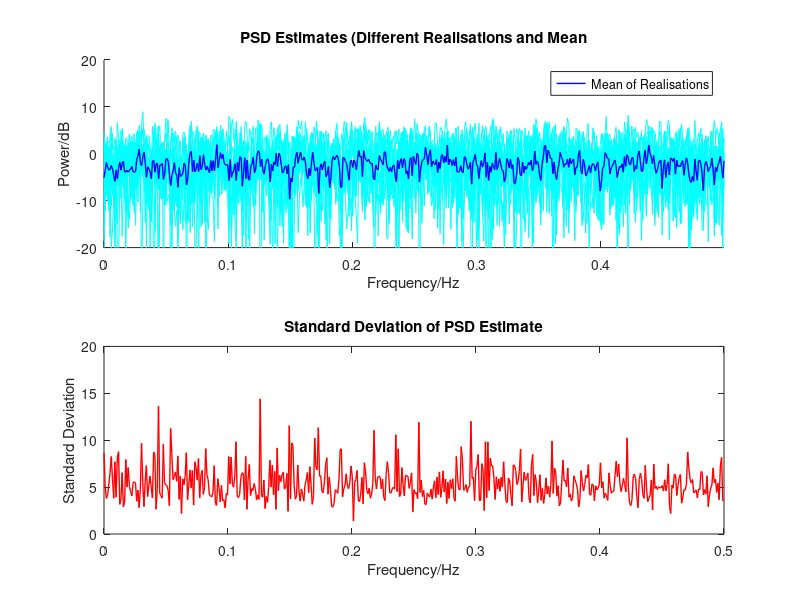
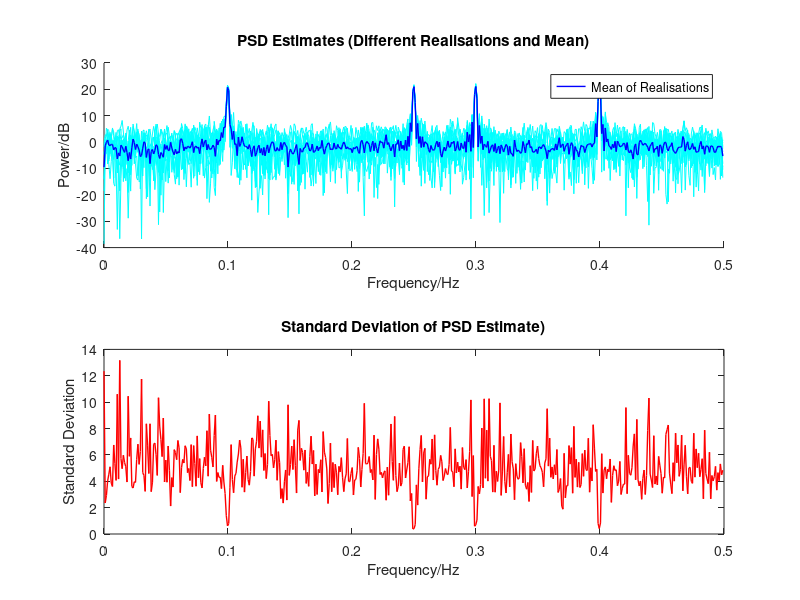
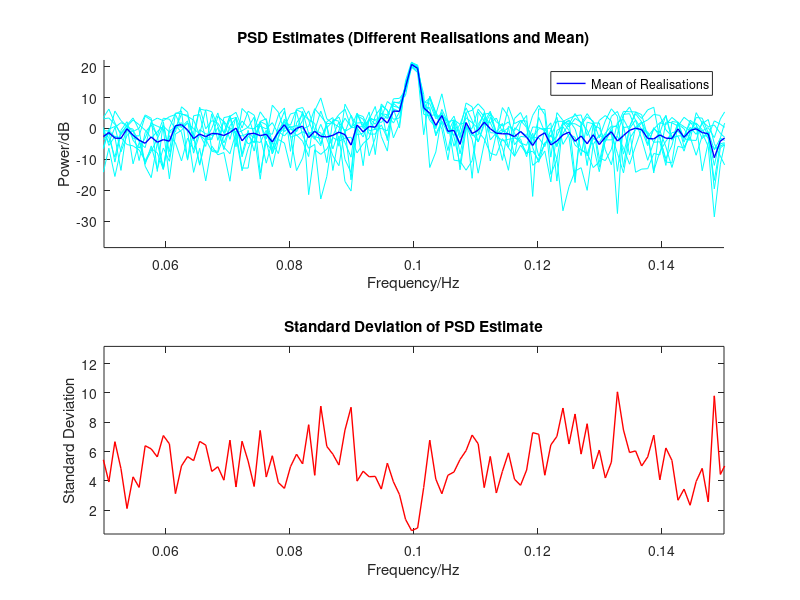

These charts were generated, in order, by the following MATLAB code:
% ASPMI Exercise 2.1b
% Plot your estimates in dB, together with their associated standard
% deviation (again as in Fig. 1 for comparison).

N = 512; % Set N of 512

%%%%%%%%%%%%%%%%%%%%%%% Find correlograms of WGN %%%%%%%%%%%%%%%%%%%%%%%%%%

% Create matrix of 10 realisations of N-length WGN vectors
R = 10; % Number of realisations
x_wgn = randn(N,R); % Create matrix of WGN noise
% Find Biased ACF of WGN noise for all realisations
x_wgn_bacf = zeros(2*N-1,R);
for i = 1:R
    x_wgn_bacf(:,i) = xcorr(x_wgn(:,i),'biased');
end


% Plot Correlogram of WGN
% Find FFT of both ACFs
fft_x_wgn_bacf = fft(x_wgn_bacf,[],1);
% Find the magnitude of correlogram
mag_corr_x_wgn_bacf = abs(fftshift(fft_x_wgn_bacf,1));
f_hs = 0:1/(2*N):0.5-1/(2*N); % Find the half spectrum frequencies
% Find the half-spectrum magnitudes
mag_corr_x_wgn_bacf_hs = mag_corr_x_wgn_bacf(N:end,:);
% Find logarithmic power
% mag_corr_x_wgn_bacf_hs = mag_corr_x_wgn_bacf_hs + 10e-13; % Small offset
mag_corr_x_wgn_bacf_hs_db = 10*log10(mag_corr_x_wgn_bacf_hs);
% Plot correlogram magnitude spectrum of WGN
figure(1)
subplot(2,1,1)
hold on;
h1 = plot(f_hs,mag_corr_x_wgn_bacf_hs_db,'c','LineWidth',0.25);
h2 = plot(f_hs,mean(mag_corr_x_wgn_bacf_hs_db,2),'b','LineWidth',1);
% h3 = plot(f_hs,ones(length(f_hs)),'r--','LineWidth',1,'DisplayName','P=1');
title('PSD Estimates (Different Realisations and Mean')
xlabel('Frequency/Hz')
ylabel('Power/dB')
legend(h2, 'Mean of Realisations')
axis([-inf inf -20 20])

subplot(2,1,2)
plot(f_hs,std(mag_corr_x_wgn_bacf_hs_db,0,2),'r','LineWidth',1);
title('Standard Deviation of PSD Estimate')
xlabel('Frequency/Hz')
ylabel('Standard Deviation')

%%%%%%%%%%%%%%%% Find correlograms of Sine Waves in WGN %%%%%%%%%%%%%%%%%%%

% Create matrix of 10 realisations of N-length vectors
R = 10; % Number of realisations
n = 1:N;
f_1 = 0.1;
f_2 = 0.25;
f_3 = 0.3;
f_4 = 0.4;
x_sw = zeros(N,R);
for i = 1:10
    % Create vector of noisy signal
    x_sw(:,i) = sin(2*pi*f_1*n).' + sin(2*pi*f_2*n).' + ...
        + sin(2*pi*f_3*n).' + sin(2*pi*f_4*n).' + ...
        randn(N,1);
end
% Find Biased ACF of Sine Waves in Noise for all realisations
x_sw_bacf = zeros(2*N-1,R);
for i = 1:R
    x_sw_bacf(:,i) = xcorr(x_sw(:,i),'biased');
end


% Plot Correlogram of Sine Waves in Noise
% Find FFT of both ACFs
fft_x_sw_bacf = fft(x_sw_bacf,[],1);
% Find the magnitude of correlogram
mag_corr_x_sw_bacf = abs(fftshift(fft_x_sw_bacf,1));
f_hs = 0:1/(2*N):0.5-1/(2*N); % Find the half spectrum frequencies
% Find the half-spectrum magnitudes
mag_corr_x_sw_bacf_hs = mag_corr_x_sw_bacf(N:end,:);
% Find logarithmic power
% mag_corr_x_sw_bacf_hs = mag_corr_x_sw_bacf_hs + 10e-13; % Small offset
mag_corr_x_sw_bacf_hs_db = 10*log10(mag_corr_x_sw_bacf_hs);
% Plot correlogram magnitude spectrum of Sine Waves in Noise
figure(2)
subplot(2,1,1)
hold on;
h1 = plot(f_hs,mag_corr_x_sw_bacf_hs_db,'c','LineWidth',0.25);
h2 = plot(f_hs,mean(mag_corr_x_sw_bacf_hs_db,2),'b','LineWidth',1);
title('PSD Estimates (Different Realisations and Mean)')
xlabel('Frequency/Hz')
ylabel('Power/dB')
legend(h2, 'Mean of Realisations')

subplot(2,1,2)
plot(f_hs,std(mag_corr_x_sw_bacf_hs_db,0,2),'r','LineWidth',1);
title('Standard Deviation of PSD Estimate)')
xlabel('Frequency/Hz')
ylabel('Standard Deviation')

% Zoom to range 0.05-0.15
figure(3)
subplot(2,1,1)
hold on;
h1 = plot(f_hs,mag_corr_x_sw_bacf_hs_db,'c','LineWidth',0.25);
h2 = plot(f_hs,mean(mag_corr_x_sw_bacf_hs_db,2),'b','LineWidth',1);
title('PSD Estimates (Different Realisations and Mean)')
xlabel('Frequency/Hz')
ylabel('Power/dB')
legend(h2, 'Mean of Realisations')
axis([0.05 0.15 -inf inf])

subplot(2,1,2)
plot(f_hs,std(mag_corr_x_sw_bacf_hs_db,0,2),'r','LineWidth',1);
title('Standard Deviation of PSD Estimate')
xlabel('Frequency/Hz')
ylabel('Standard Deviation')
axis([0.05 0.15 -inf inf])